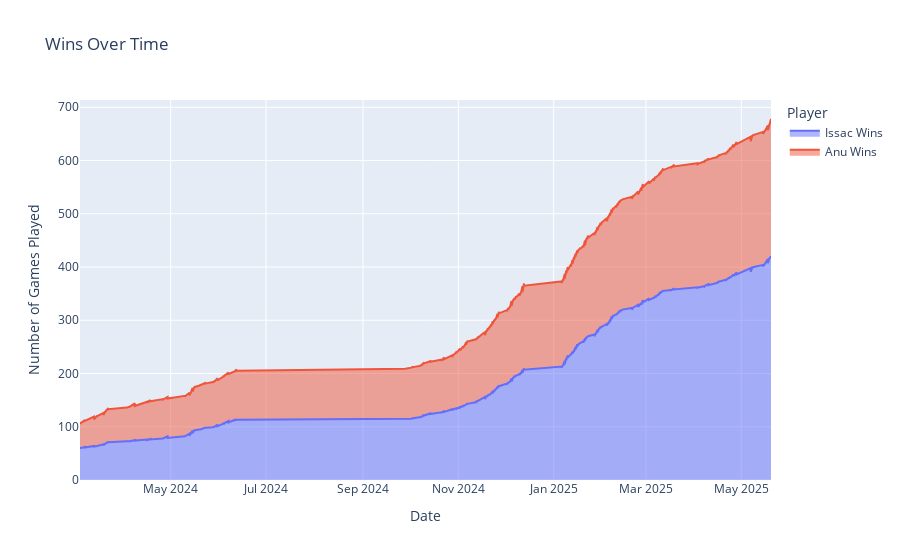

Source (notebook cell):
### Code cell
fig = px.area(df, x='Date', y=['Issac Wins', 'Anu Wins'], 
              title='Wins Over Time',
              labels={'value': 'Number of Wins', 'variable': 'Player'})
fig.update_layout(
    xaxis_title='Date',
    yaxis_title='Number of Games Played',
    hovermode='x unified'
)
fig.show()

### Figure 1 — Plotly figure (JSON) as saved in the notebook; plotly's stock layout.template omitted (floating-point values rounded to 4 significant figures; data arrays with more than 128 entries replaced by an {"elided": "..."} marker saying what was removed)
{"data": [{"fillpattern": {"shape": ""}, "hovertemplate": "Player=Issac Wins<br>Date=%{x}<br>Number of Wins=%{y}<extra></extra>", "legendgroup": "Issac Wins", "line": {"color": "#636efa"}, "marker": {"symbol": "circle"}, "mode": "lines", "name": "Issac Wins", "orientation": "v", "showlegend": true, "stackgroup": "1", "type": "scatter", "x": {"elided": "589 str values"}, "xaxis": "x", "y": {"elided": "589 int values"}, "yaxis": "y"}, {"fillpattern": {"shape": ""}, "hovertemplate": "Player=Anu Wins<br>Date=%{x}<br>Number of Wins=%{y}<extra></extra>", "legendgroup": "Anu Wins", "line": {"color": "#EF553B"}, "marker": {"symbol": "circle"}, "mode": "lines", "name": "Anu Wins", "orientation": "v", "showlegend": true, "stackgroup": "1", "type": "scatter", "x": {"elided": "589 str values"}, "xaxis": "x", "y": {"elided": "589 int values"}, "yaxis": "y"}], "layout": {"hovermode": "x unified", "legend": {"title": {"text": "Player"}, "tracegroupgap": 0}, "title": {"text": "Wins Over Time"}, "xaxis": {"anchor": "y", "domain": [0, 1], "title": {"text": "Date"}}, "yaxis": {"anchor": "x", "domain": [0, 1], "title": {"text": "Number of Games Played"}}}}
